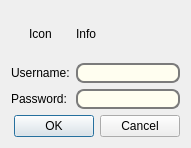
<?xml version="1.0" encoding="UTF-8"?>
<ui version="4.0">
 <class>PasswordDialog</class>
 <widget class="QDialog" name="PasswordDialog">
  <property name="geometry">
   <rect>
    <x>0</x>
    <y>0</y>
    <width>191</width>
    <height>148</height>
   </rect>
  </property>
  <property name="windowTitle">
   <string>Authentication Required</string>
  </property>
  <property name="windowIcon">
   <iconset resource="main.qrc">
    <normaloff>:/image/_displayLogo.png</normaloff>:/image/_displayLogo.png</iconset>
  </property>
  <layout class="QGridLayout" name="gridLayout" columnstretch="0,0">
   <item row="0" column="1">
    <widget class="QLabel" name="m_infoLabel">
     <property name="sizePolicy">
      <sizepolicy hsizetype="Preferred" vsizetype="Preferred">
       <horstretch>0</horstretch>
       <verstretch>0</verstretch>
      </sizepolicy>
     </property>
     <property name="styleSheet">
      <string notr="true">font: 20 14pt &quot;Times New Roman&quot;;</string>
     </property>
     <property name="text">
      <string>Info</string>
     </property>
     <property name="wordWrap">
      <bool>true</bool>
     </property>
    </widget>
   </item>
   <item row="2" column="1">
    <widget class="QLineEdit" name="m_userNameLineEdit">
     <property name="styleSheet">
      <string notr="true">QLineEdit{
 
	border:2px solid#7b7b7b;
	border-radius:8px;
	background-color:#fffef0
}
</string>
     </property>
    </widget>
   </item>
   <item row="6" column="0" colspan="2">
    <widget class="QDialogButtonBox" name="buttonBox">
     <property name="styleSheet">
      <string notr="true">background-color: rgb(225, 225, 225);border:1px groove gray;border-radius:4px;font: 20 12pt &quot;Times New Roman&quot;;padding:1px 4px;border-style: outset;}



                                       
QPushButton:hover{background-color:#79ff50; color: black;}
                                    
QPushButton:pressed{background-color:rgb(204, 228, 247);border-style: inset;</string>
     </property>
     <property name="orientation">
      <enum>Qt::Horizontal</enum>
     </property>
     <property name="standardButtons">
      <set>QDialogButtonBox::Cancel|QDialogButtonBox::Ok</set>
     </property>
    </widget>
   </item>
   <item row="0" column="0">
    <widget class="QLabel" name="m_iconLabel">
     <property name="styleSheet">
      <string notr="true">font: 20 14pt &quot;Times New Roman&quot;;</string>
     </property>
     <property name="text">
      <string>Icon</string>
     </property>
     <property name="alignment">
      <set>Qt::AlignCenter</set>
     </property>
    </widget>
   </item>
   <item row="4" column="0">
    <widget class="QLabel" name="passwordLabel">
     <property name="styleSheet">
      <string notr="true">font: 20 12pt &quot;Times New Roman&quot;;</string>
     </property>
     <property name="text">
      <string>Password:</string>
     </property>
    </widget>
   </item>
   <item row="2" column="0">
    <widget class="QLabel" name="userLabel">
     <property name="styleSheet">
      <string notr="true">font: 20 12pt &quot;Times New Roman&quot;;</string>
     </property>
     <property name="text">
      <string>Username:</string>
     </property>
    </widget>
   </item>
   <item row="4" column="1">
    <widget class="QLineEdit" name="m_passwordLineEdit">
     <property name="styleSheet">
      <string notr="true">QLineEdit{
 
	border:2px solid#7b7b7b;
	border-radius:8px;
	background-color:#fffef0
}
</string>
     </property>
     <property name="echoMode">
      <enum>QLineEdit::Password</enum>
     </property>
    </widget>
   </item>
  </layout>
  <zorder>m_userNameLineEdit</zorder>
  <zorder>buttonBox</zorder>
  <zorder>m_iconLabel</zorder>
  <zorder>m_infoLabel</zorder>
  <zorder>userLabel</zorder>
  <zorder>passwordLabel</zorder>
  <zorder>m_passwordLineEdit</zorder>
 </widget>
 <resources>
  <include location="main.qrc"/>
 </resources>
 <connections>
  <connection>
   <sender>buttonBox</sender>
   <signal>accepted()</signal>
   <receiver>PasswordDialog</receiver>
   <slot>accept()</slot>
   <hints>
    <hint type="sourcelabel">
     <x>248</x>
     <y>254</y>
    </hint>
    <hint type="destinationlabel">
     <x>157</x>
     <y>274</y>
    </hint>
   </hints>
  </connection>
  <connection>
   <sender>buttonBox</sender>
   <signal>rejected()</signal>
   <receiver>PasswordDialog</receiver>
   <slot>reject()</slot>
   <hints>
    <hint type="sourcelabel">
     <x>316</x>
     <y>260</y>
    </hint>
    <hint type="destinationlabel">
     <x>286</x>
     <y>274</y>
    </hint>
   </hints>
  </connection>
 </connections>
</ui>
